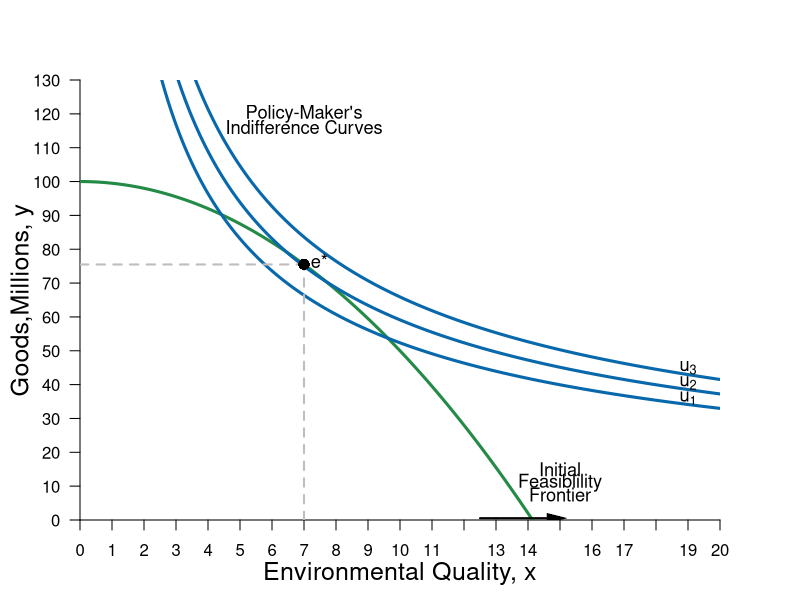

Here is the R script that generated this plot:
#Graph Designer: Simon Halliday
#Authors: Bowles, Foley and Halliday
#Title: Coordination, Conflict and Competition: A Text in Microeconomics

library(shape)
pdf(file = "/Users/rileyboeth/Library/Mobile Documents/com~apple~CloudDocs/bfh textbook - backup/figure3_11.pdf", width = 8, height = 8)

#Set parameters for graphics
axislabelsize <- 1.5
labelsize <- 1.1
graphlinewidth <- 3
segmentlinewidth <- 2

COL <- c("#7fc97f", "#beaed4", "#fdc086", "#ffff99", "#386cb0", "#f0027f", "#bf5b17", "#666666")
COLA <- c("#e0f3db", "#99d8c9","#66c2a4","#41ae76", "#238b45", "#005824")
COLB <- c("#4eb3d3", "#2b8cbe", "#0868ac","#084081")

#Edited the margins to cater for the larger LHS labels
par(mar =  c(4, 4, 4, 4))

#Change this to make it log of l 

# ppf <- function(l, k = 0.5) {
#   k * (1/l)
# }

#Change to feasibility frontier equation

ppf <- function(x, y) {
  100-((x^2)/2)
}

#change alpha to .4

uFn <- function(x, y, alpha = 0.4){
  (x^alpha)*(y^(1-alpha))
}

#Add limits on axes and levels of utility for each indifference curve

ylims <- c(0, 130)
xlims <- c(0, 20)

npts <- 501 
x <- seq(xlims[1], xlims[2], length.out = npts)
y <- seq(ylims[1], ylims[2], length.out = npts) 

a <- c(27, 29.045, 31) #alpha = 0.4

plot(0, 0, xlim = xlims, ylim = ylims, type = "n",
     xlab = expression(paste("")),
     ylab = expression(paste("")), 
     xaxt = "n", 
     yaxt = "n", 
     cex.lab = axislabelsize, 
     bty = "n", 
     xaxs="i", 
     yaxs="i"
)

#changed x and y limits and ticks 
 
# ticksy <- seq(from = 0, to = ylims[2], by = 1)
# ylabels <- seq(from = 0, to = ylims[2], by = 1)
ticksx <- seq(from = 0, to = xlims[2], by = 1)
xlabels <- seq(from = 0, to = xlims[2], by = 1)
ticksy <- seq(from = 0, to = ylims[2], by = 10)
ylabels <- seq(from = 0, to = ylims[2], by = 10)
# ticksx <- c(xlims[1], 5.25, 8.944272, xlims[2])
# xlabels <- c(NA, expression(paste(x,"*")), expression(paste(bar(x))), NA)

axis(1, at = ticksx, pos = 0, labels = xlabels)
axis(2, at = ticksy, pos = 0, labels = ylabels, las = 1)

npts <- 500 
xx1 <- seq(xlims[1], xlims[2], length.out = npts)
xx2 <- seq(0, xlims[2], length.out = npts)
xx3 <- seq(xlims[1], 0, length.out = npts)
xx4 <- seq(-11, 0, length.out = npts)

#Draw the polygon for shading the feasible set
#xpoly1 <- seq(from = xlims[1], to = 16, length.out = 500)
#ypoly1 <- ppf(xpoly1, k = 1.058868, maxx = 17)
#polygon(x = c(xpoly1, xpoly1[1]), y = c(ypoly1, rev(ypoly1)[1]), col=COLA[1], density=NULL, border = NA)

#Draw the graphs
lines(xx1, ppf(xx1, y), col = COLA[5], lwd = graphlinewidth)
#lines(xx2, fishProd(xx2, k = 2), col = COLB[3], lwd = graphlinewidth)
#lines(xx3, feasibleLabor(xx3, time = 10), col = COL[3], lwd = graphlinewidth)
#lines(xx4, manufactureProd(xx4, k = 0.1, alpha = 2), col = COLB[4], lwd = graphlinewidth)

#Label the feasible frontier
text(15, 15, expression("Initial"), cex = labelsize)
text(15, 11, expression("Feasiblility"), cex = labelsize)
text(15, 7.5, expression("Frontier"), cex = labelsize)
Arrows(12.5, 0.53, 14.9, 0.53, col = "black", lty = 1, lwd = 2, arr.type = "triangle", arr.lwd = 0.5)

contour(x, y, 
        outer(x, y, uFn),
        drawlabels = FALSE,
        col = COLB[3],
        lwd = graphlinewidth,
        levels = a, 
        xaxs="i", 
        yaxs="i", 
        add = TRUE)

#Axis labels
mtext(expression(paste("Environmental Quality, ", x)), side = 1, line = 2.5, cex = axislabelsize)
text(-1.8, 0.5*ylims[2], expression(paste("Goods,Millions, ", y)), xpd = TRUE, cex = axislabelsize, srt = 90) 

#Label the indifference curves generally
text(7,120, expression("Policy-Maker's"), cex = labelsize)
text(7,116, expression("Indifference Curves"), cex = labelsize)

#Label the indifference curves and place labels properly
text(19, 36, expression(u[1]), cex = labelsize)
text(19, 40.5, expression(u[2]), cex = labelsize)
text(19, 45, expression(u[3]), cex = labelsize)

#Annotate max u point on feasibility frontier
text(7.48, ppf(7)+1, expression(paste("e*")), cex = labelsize)
segments(7, 0, 7, ppf(x = 7), lty = 2, col = "gray", lwd = segmentlinewidth)
segments(0, ppf(x = 7), 7, ppf(x = 7), lty = 2, col = "gray", lwd = segmentlinewidth)
points(7, ppf(x = 7), pch = 16, col = "black", cex = 1.5)




dev.off()
